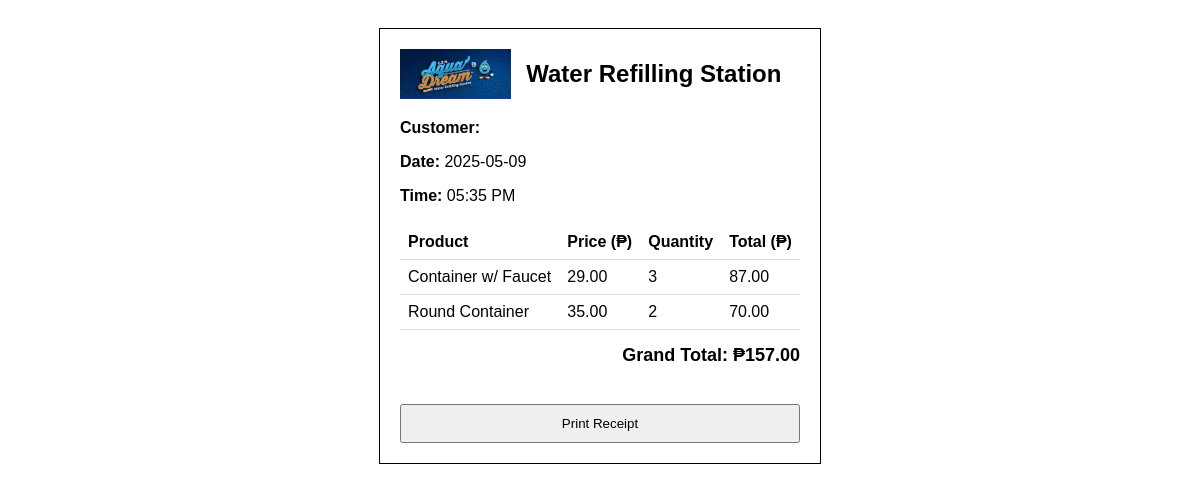
The app's page /receipt.php?id=3 (signed in) with its own data.
### tables this page shows
CREATE TABLE `sales_transactions` (
  `id` int(11) NOT NULL,
  `user_id` int(11) DEFAULT NULL,
  `date` datetime DEFAULT current_timestamp(),
  `user` varchar(255) DEFAULT NULL,
  `customer_name` varchar(255) DEFAULT NULL
);

CREATE TABLE `sales_items` (
  `id` int(11) NOT NULL,
  `transaction_id` int(11) DEFAULT NULL,
  `product_id` int(11) DEFAULT NULL,
  `product_name` varchar(255) DEFAULT NULL,
  `price` decimal(10,2) DEFAULT NULL,
  `quantity` int(11) DEFAULT NULL
);

### receipt.php (the view, shortened to what this page needs)
<?php
$host = "localhost";
$user = "root";
$password = "";
$database = "water_station";
$conn = new mysqli($host, $user, $password, $database);
$transactionId = isset($_GET['id']) ? (int)$_GET['id'] : 0;
$stmtTrans = $conn->prepare("SELECT date, customer_name FROM sales_transactions WHERE id = ?");
$stmtTrans->bind_param("i", $transactionId);
$stmtTrans->execute();
$resultTrans = $stmtTrans->get_result();
$transaction = $resultTrans->fetch_assoc();
$stmtItems = $conn->prepare("SELECT product_name, price, quantity FROM sales_items WHERE transaction_id = ?");
$stmtItems->bind_param("i", $transactionId);
$stmtItems->execute();
$resultItems = $stmtItems->get_result();
$items = [];
while ($row = $resultItems->fetch_assoc()) {
    $items[] = $row;
}
$grandTotal = 0;
foreach ($items as $item) {
    $grandTotal += $item['price'] * $item['quantity'];
}
?>
<!DOCTYPE html>
<html lang="en">
<head>
</head>
<body>
<div class="receipt">
    <div class="receipt-header">
        <img src="assets/logo.png" alt="Logo" />
        <h2>Water Refilling Station</h2>
    </div>
    <p><strong>Customer:</strong> <?= htmlspecialchars($transaction['customer_name']) ?></p>
    <p><strong>Date:</strong> <?= date("Y-m-d", strtotime($transaction['date'])) ?></p>
    <p><strong>Time:</strong> <?= date("h:i A", strtotime($transaction['date'])) ?></p>
    <table>
        <thead>
            <tr>
                <th>Product</th>
                <th>Price (₱)</th>
                <th>Quantity</th>
                <th>Total (₱)</th>
            </tr>
        </thead>
        <tbody>
            <?php foreach ($items as $item): ?>
            <tr>
                <td><?= htmlspecialchars($item['product_name']) ?></td>
                <td><?= number_format($item['price'], 2) ?></td>
                <td><?= (int)$item['quantity'] ?></td>
                <td><?= number_format($item['price'] * $item['quantity'], 2) ?></td>
            </tr>
            <?php endforeach; ?>
        </tbody>
    </table>
    <p class="total">Grand Total: ₱<?= number_format($grandTotal, 2) ?></p>
    <button onclick="window.print()">Print Receipt</button>
</div>
</body>
</html>

### receipt.php (style rules this page uses)
body { font-family: Arial, sans-serif; padding: 20px; }
.receipt { max-width: 400px; margin: auto; border: 1px solid #000; padding: 20px; }
.receipt-header { display: flex; align-items: center; margin-bottom: 20px; }
.receipt-header img { height: 50px; margin-right: 15px; }
.receipt-header h2 { margin: 0; }
table { width: 100%; margin-top: 20px; border-collapse: collapse; }
th, td { padding: 8px; border-bottom: 1px solid #ddd; text-align: left; }
.total { font-weight: bold; font-size: 18px; margin-top: 15px; text-align: right; }
button { margin-top: 20px; padding: 10px; width: 100%; cursor: pointer; }

### records on screen
sales_transactions: date "2025-05-09", date "05:35 PM"
sales_items: product_name "Container w/ Faucet", price "29.00", quantity "3", $item['price'] * $item['quantity'] "87.00"
sales_items: product_name "Round Container", price "35.00", quantity "2", $item['price'] * $item['quantity'] "70.00"

### other values on screen
$grandTotal "157.00"
